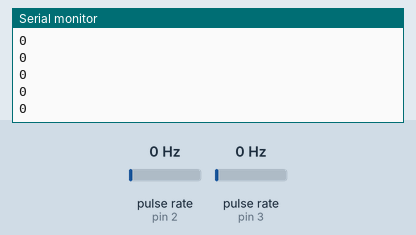
A sketch run on a simulated Arduino Uno, built with avr-gcc and run on an emulated ATmega328P. Parts: the last lines printed to the serial monitor. Wiring (inferred from the names in the program): 2 × pulse sensor: data pin 2 / data pin 3. Inputs (shaded band) come from the test bench; at power-on: pulse rate (sensors on pin 2, pin 3) 0 Hz.

Above: at 1.2 s.
1.3 s: pulse rate (sensor on pin 2) set to 4 Hz
At 2.1 s:
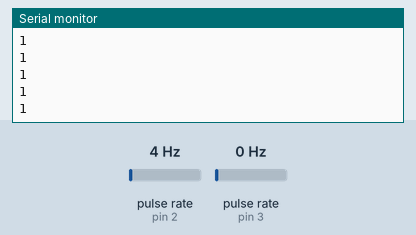
2.8 s: pulse rate (sensor on pin 3) set to 4 Hz
At 3.8 s:
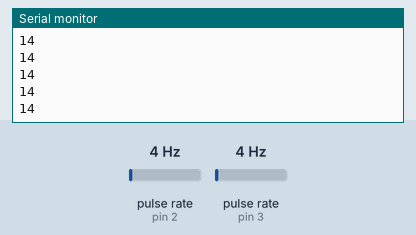
4.3 s: pulse rate (sensor on pin 2) set to 50 Hz
At 5.2 s:
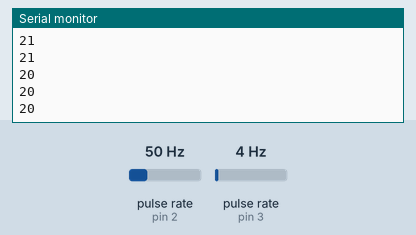
5.8 s: pulse rate (sensor on pin 3) set to 50 Hz
At 6.4 s:
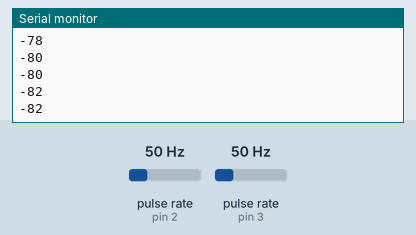
Timing chart, 0 to 8.3 s (numbered marks = the images above; inputs shaded):
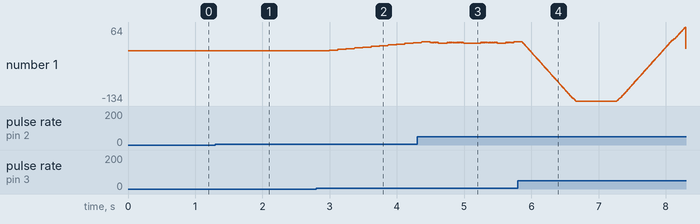

Measured:
- after the input at 1.3 s, the serial monitor: prints a new line after 0.19 s (image 1)
- after the input at 2.8 s, the serial monitor: prints a new line after 0.20 s (image 2)
- after the input at 4.3 s, the serial monitor: prints a new line after 0.08 s (image 3)
- after the input at 5.8 s, the serial monitor: prints a new line after 0.19 s (image 4)
- plotted number 1: 0 → 1 after the input at 1.3 s, 1 → 22 after the input at 2.8 s

The sketch:

_QUAD_ROTARY_ENCODER_CODE.ino
```cpp
//From bildr article: http://bildr.org/2012/08/rotary-encoder-arduino/
//int angle90 = 40;   //40,40
//int angle180 = 67;  //67,67
//int angle360 = 116; //116,111
//these pins can not be changed 2/3 are special pins
int encoderPin1 = 2;
int encoderPin2 = 3;
//const int pwmS1 = 5;
//const int pwmS2 = 6;
//int delayseconds = 500E-6;
//int speedduration = 1000;
//int stopduration = 10000;
//int count = 0;
//int count2 = 0;
int posnegflag = LOW;

volatile int lastEncoded = 0;
volatile long encoderValue = 0;

long lastencoderValue = 0;

int lastMSB = 0;
int lastLSB = 0;

void setup() {
  Serial.begin (9600);
  //pinMode(pwmS1, OUTPUT);
  //pinMode(pwmS2, OUTPUT);
  pinMode(encoderPin1, INPUT);
  pinMode(encoderPin2, INPUT);

  digitalWrite(encoderPin1, HIGH); //turn pullup resistor on
  digitalWrite(encoderPin2, HIGH); //turn pullup resistor on

  //call updateEncoder() when any high/low changed seen
  //on interrupt 0 (pin 2), or interrupt 1 (pin 3)
  attachInterrupt(0, updateEncoder, CHANGE);
  attachInterrupt(1, updateEncoder, CHANGE);

}

void loop(){
//  if (count < speedduration && posnegflag == LOW) {
//    digitalWrite(pwmS1, HIGH);
//    digitalWrite(pwmS2, LOW);
//    count++;
//  }
//  else if (count2 < stopduration && posnegflag == HIGH) {
//    digitalWrite(pwmS1, LOW);
//    count2++;
//  }
//  else if (count >= speedduration || count2 >= stopduration) {
//    count = 0;
//    count2 = 0;
//    posnegflag = ~posnegflag;
//  }
  //Serial.println(posnegflag);
  Serial.println(encoderValue);
}


void updateEncoder(){
  int MSB = digitalRead(encoderPin1); //MSB = most significant bit
  int LSB = digitalRead(encoderPin2); //LSB = least significant bit

  int encoded = (MSB << 1) |LSB; //converting the 2 pin value to single number
  int sum  = (lastEncoded << 2) | encoded; //adding it to the previous encoded value

  if(sum == 0b1101 || sum == 0b0100 || sum == 0b0010 || sum == 0b1011) encoderValue ++;
  if(sum == 0b1110 || sum == 0b0111 || sum == 0b0001 || sum == 0b1000) encoderValue --;

  lastEncoded = encoded; //store this value for next time
}
```
